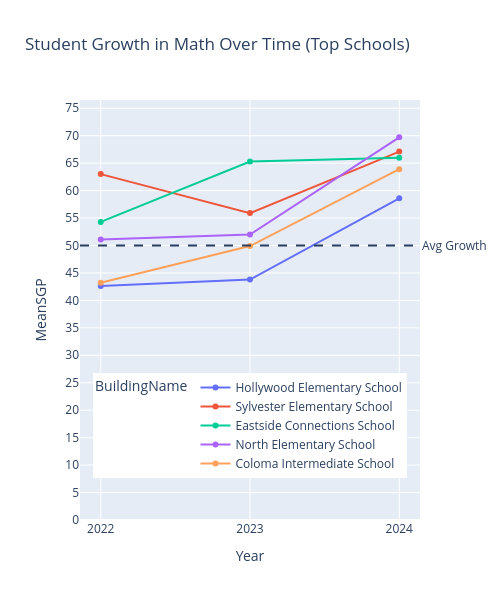

This figure's notebook cell:
### Code cell
fig = px.line(
    df_plot,
    x='Year',
    y='MeanSGP',
    color='BuildingName',
    markers=True,
    title='Student Growth in Math Over Time (Top Schools)'
)

fig.update_layout(
    height=600,
    width=500
)

fig.update_xaxes(
    tickmode = 'linear',
    tick0 = df4['Year'].min(),
    dtick = 1
)

fig.update_yaxes(
    tickmode = 'linear',
    tick0 = 0,
    dtick = 5,
    range = [0, df4['MeanSGP'].max()]
)

fig.add_hline(
    y=50,
    line_dash="dash",
    annotation_text="Avg Growth",
    annotation_position="right"
)

fig.update_layout(
    legend=dict(
        orientation="h",   # Horizontal orientation
        yanchor="bottom",  # Align the bottom of the legend
        y=0.1,            # Adjust this if it's too close/far (0 is the axis)
        xanchor="center",  # Align the center of the legend
        x=0.5              # 0.5 is the exact middle of the plot
    )
)


fig.show()

### Figure 1 — Plotly figure (JSON) as saved in the notebook; plotly's stock layout.template omitted (floating-point values rounded to 4 significant figures)
{"data": [{"hovertemplate": "BuildingName=Hollywood Elementary School<br>Year=%{x}<br>MeanSGP=%{y}<extra></extra>", "legendgroup": "Hollywood Elementary School", "line": {"color": "#636efa", "dash": "solid"}, "marker": {"symbol": "circle"}, "mode": "lines+markers", "name": "Hollywood Elementary School", "orientation": "v", "showlegend": true, "type": "scatter", "x": [2024, 2023, 2022], "xaxis": "x", "y": [58.6, 43.8, 42.6], "yaxis": "y"}, {"hovertemplate": "BuildingName=Sylvester Elementary School<br>Year=%{x}<br>MeanSGP=%{y}<extra></extra>", "legendgroup": "Sylvester Elementary School", "line": {"color": "#EF553B", "dash": "solid"}, "marker": {"symbol": "circle"}, "mode": "lines+markers", "name": "Sylvester Elementary School", "orientation": "v", "showlegend": true, "type": "scatter", "x": [2024, 2023, 2022], "xaxis": "x", "y": [67.1, 55.9, 63.0], "yaxis": "y"}, {"hovertemplate": "BuildingName=Eastside Connections School<br>Year=%{x}<br>MeanSGP=%{y}<extra></extra>", "legendgroup": "Eastside Connections School", "line": {"color": "#00cc96", "dash": "solid"}, "marker": {"symbol": "circle"}, "mode": "lines+markers", "name": "Eastside Connections School", "orientation": "v", "showlegend": true, "type": "scatter", "x": [2024, 2023, 2022], "xaxis": "x", "y": [66.0, 65.3, 54.3], "yaxis": "y"}, {"hovertemplate": "BuildingName=North Elementary School<br>Year=%{x}<br>MeanSGP=%{y}<extra></extra>", "legendgroup": "North Elementary School", "line": {"color": "#ab63fa", "dash": "solid"}, "marker": {"symbol": "circle"}, "mode": "lines+markers", "name": "North Elementary School", "orientation": "v", "showlegend": true, "type": "scatter", "x": [2024, 2023, 2022], "xaxis": "x", "y": [69.7, 52.0, 51.1], "yaxis": "y"}, {"hovertemplate": "BuildingName=Coloma Intermediate School<br>Year=%{x}<br>MeanSGP=%{y}<extra></extra>", "legendgroup": "Coloma Intermediate School", "line": {"color": "#FFA15A", "dash": "solid"}, "marker": {"symbol": "circle"}, "mode": "lines+markers", "name": "Coloma Intermediate School", "orientation": "v", "showlegend": true, "type": "scatter", "x": [2024, 2023, 2022], "xaxis": "x", "y": [63.9, 49.9, 43.2], "yaxis": "y"}], "layout": {"annotations": [{"showarrow": false, "text": "Avg Growth", "x": 1, "xanchor": "left", "xref": "x domain", "y": 50, "yanchor": "middle", "yref": "y"}], "height": 600, "legend": {"orientation": "h", "title": {"text": "BuildingName"}, "tracegroupgap": 0, "x": 0.5, "xanchor": "center", "y": 0.1, "yanchor": "bottom"}, "shapes": [{"line": {"dash": "dash"}, "type": "line", "x0": 0, "x1": 1, "xref": "x domain", "y0": 50, "y1": 50, "yref": "y"}], "title": {"text": "Student Growth in Math Over Time (Top Schools)"}, "width": 500, "xaxis": {"anchor": "y", "domain": [0, 1], "dtick": 1, "tick0": 2022, "tickmode": "linear", "title": {"text": "Year"}}, "yaxis": {"anchor": "x", "domain": [0, 1], "dtick": 5, "range": [0, 76.5], "tick0": 0, "tickmode": "linear", "title": {"text": "MeanSGP"}}}}
